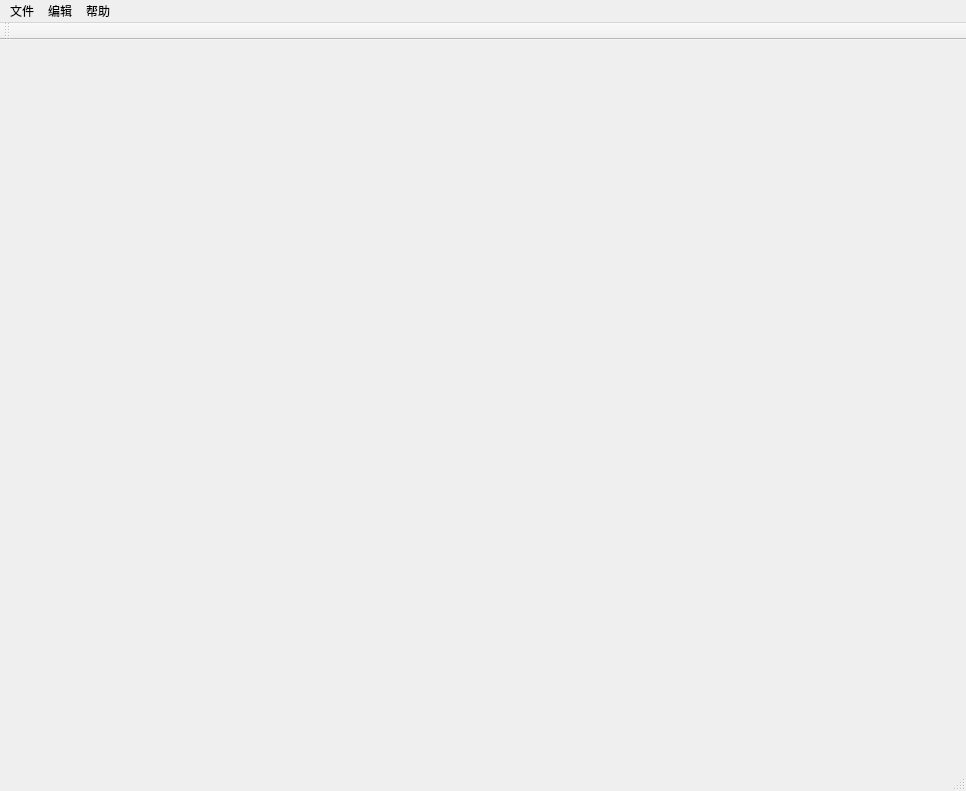
<?xml version="1.0" encoding="UTF-8"?>
<ui version="4.0">
 <class>MainWindowClass</class>
 <widget class="QMainWindow" name="MainWindowClass">
  <property name="geometry">
   <rect>
    <x>0</x>
    <y>0</y>
    <width>966</width>
    <height>791</height>
   </rect>
  </property>
  <property name="windowTitle">
   <string>MainWindow</string>
  </property>
  <widget class="QWidget" name="centralWidget"/>
  <widget class="QMenuBar" name="menuBar">
   <property name="geometry">
    <rect>
     <x>0</x>
     <y>0</y>
     <width>966</width>
     <height>22</height>
    </rect>
   </property>
   <widget class="QMenu" name="menu">
    <property name="title">
     <string>文件</string>
    </property>
   </widget>
   <widget class="QMenu" name="menu_2">
    <property name="title">
     <string>编辑</string>
    </property>
   </widget>
   <widget class="QMenu" name="menu_3">
    <property name="title">
     <string>帮助</string>
    </property>
   </widget>
   <addaction name="menu"/>
   <addaction name="menu_2"/>
   <addaction name="menu_3"/>
  </widget>
  <widget class="QToolBar" name="mainToolBar">
   <attribute name="toolBarArea">
    <enum>TopToolBarArea</enum>
   </attribute>
   <attribute name="toolBarBreak">
    <bool>false</bool>
   </attribute>
  </widget>
  <widget class="QStatusBar" name="statusBar"/>
 </widget>
 <layoutdefault spacing="6" margin="11"/>
 <resources>
  <include location="mainwindow.qrc"/>
 </resources>
 <connections/>
</ui>
